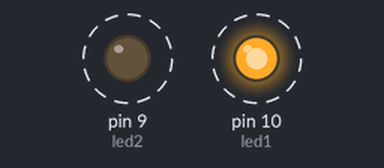
A sketch run on a simulated Arduino Uno, built with avr-gcc and run on an emulated ATmega328P. Parts: output pins drawn as LEDs (lit = HIGH). Dashed ring = blinking.

Above: at 0.2 s.
Timing chart, 0 to 3.0 s (numbered marks = the images above):
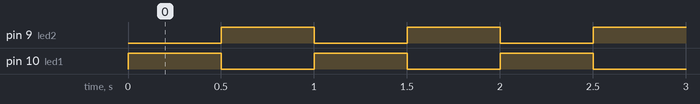

Measured:
- by itself, pin 9 (led2), pin 10 (led1): alternates HIGH for 0.50 s and LOW for 0.50 s

The sketch:

clase1arduino.ino
```cpp
const int led1 = 10;
const int led2 = 9;
const int tiempo = 500;

void setup () {
  pinMode(led1, OUTPUT);
  pinMode(led2, OUTPUT);
}

void loop() {
  digitalWrite(led1, HIGH);
  digitalWrite(led2, LOW);
  delay(tiempo);
  digitalWrite(led1, LOW);
  digitalWrite(led2, HIGH);
  delay(tiempo);
}
```
